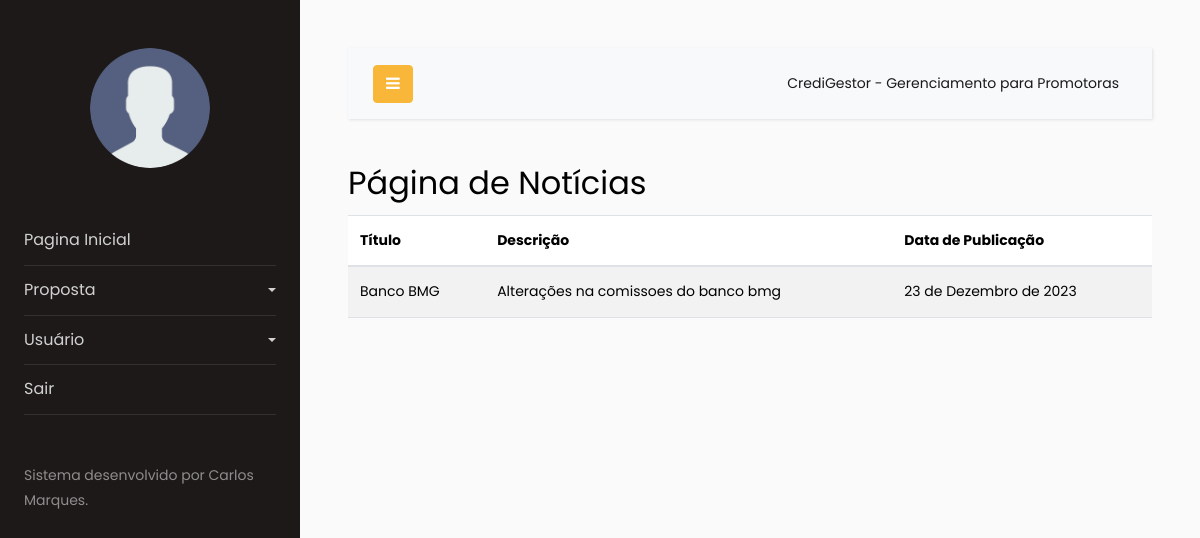
Before: /noticias/ with the older database file.
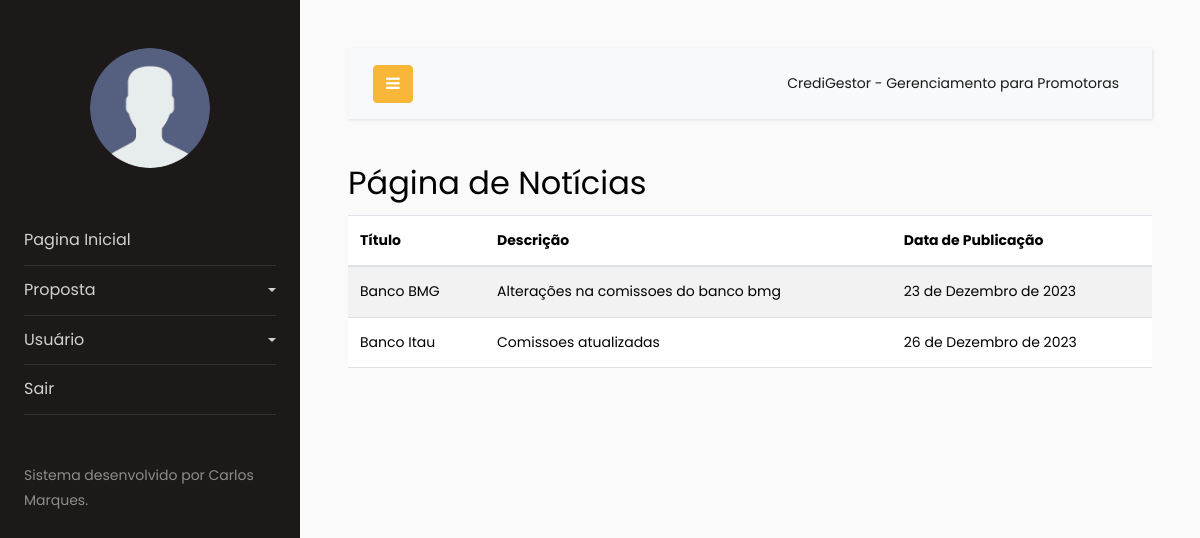
After: the same page with the newer database file.
### main/models.py (models this page shows, shortened)
class Noticia(models.Model):
    noticia = models.CharField(max_length=50)
    descricao = models.TextField()
    data = models.DateField(auto_now=False, auto_now_add=False)

### main/views.py (the view)
# urls.py: path('noticias/', views.noticias, name='noticias'),
def noticias(request):
    lista_noticia = Noticia.objects.all()
    return render(request,'dashboard/noticias.html', {'lista_noticia':lista_noticia})

### main/templates/dashboard/noticias.html
{% extends 'dashboard/index.html' %}
{% block content %}
  <body>
    <h2>Página de Notícias</h2>
    {% if lista_noticia|length > 0 %}
      <table class="table table-striped">
        <thead>
          <tr>
            <th scope="col">Título</th>
            <th scope="col">Descrição</th>
            <th scope="col">Data de Publicação</th>
          </tr>
        </thead>
        <tbody>
          {% for noticia in lista_noticia %}
            <tr>
              <td>{{ noticia.noticia }}</td>
              <td>{{ noticia.descricao }}</td>
              <td>{{ noticia.data }}</td>
            </tr>
          {% endfor %}
        </tbody>
      </table>
    {% else %}
      <p>Nenhuma notícia cadastrada.</p>
    {% endif %}
  </body>
{% endblock %}

### main/templates/dashboard/index.html (shortened to what this page needs)
{% load static %}
<!DOCTYPE html>
<html lang="en">
  <head>
    <link rel="stylesheet" href="https://stackpath.bootstrapcdn.com/font-awesome/4.7.0/css/font-awesome.min.css" />
    <link href="https://cdn.jsdelivr.net/npm/bootstrap@5.3.2/dist/css/bootstrap.min.css" rel="stylesheet" />
    <link rel="stylesheet" href="{% static 'dashboard/css/style.css' %}" />
  </head>
  <body>
    <div class="wrapper d-flex align-items-stretch">
      <nav id="sidebar">
        <div class="p-4 pt-5">
          <a href="#" class="img logo rounded-circle mb-5" style="background-image: url({% static 'dashboard/images/avatar.png' %});"></a>
          <ul class="list-unstyled components mb-5">
            <li>
              <a href="http://127.0.0.1:8000/noticias/">Pagina Inicial</a>
            </li>
            <li class="">
              <a href="#homeSubmenu" data-toggle="collapse" aria-expanded="false" class="dropdown-toggle">Proposta</a>
            </li>
            <li>
              <a href="#pageSubmenu" data-toggle="collapse" aria-expanded="false" class="dropdown-toggle">Usuário</a>
            </li>
            <li>
              <a href="http://127.0.0.1:8000/logout/">Sair</a>
            </li>
          </ul>
          <div class="footer">
            <p>Sistema desenvolvido por Carlos Marques.</p>
          </div>
        </div>
      </nav>
      <div id="content" class="p-4 p-md-5">
        <nav class="navbar navbar-expand-lg navbar-light bg-light">
          <div class="container-fluid">
            <button type="button" id="sidebarCollapse" class="btn btn-primary">
              <i class="fa fa-bars"></i>
            </button>
            <div class="collapse navbar-collapse" id="navbarSupportedContent">
              <ul class="nav navbar-nav ml-auto">
                <li class="nav-item active">
                  <a class="nav-link" href="#">CrediGestor - Gerenciamento para Promotoras</a>
                </li>
              </ul>
            </div>
          </div>
        </nav>
        <main>
          {% block content %}
          {% endblock %}
        </main>
      </div>
    </div>
  </body>
</html>

Changed rows visible on the page:
added Noticia: noticia "Banco Itau", descricao "Comissoes atualizadas", data "26 de Dezembro de 2023"
